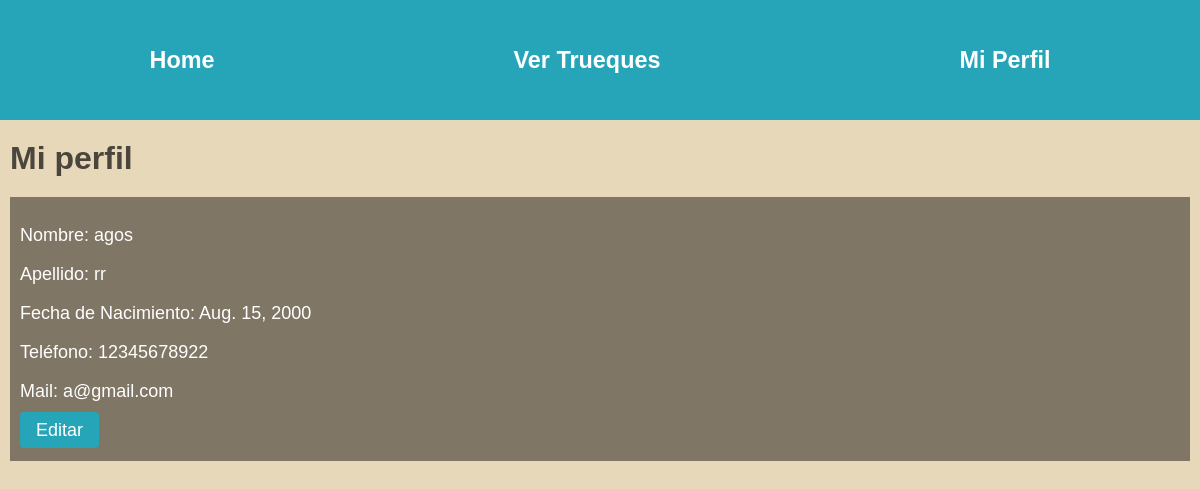
Screenshot of /empleados/perfil (signed in) with the database file from the repository.
### usuarios/models.py (models this page shows, shortened)
class Usuario(AbstractBaseUser, PermissionsMixin):
    nombre = models.CharField(max_length=50)
    apellido = models.CharField(max_length=50)
    fecha_nacimiento = models.DateField()
    telefono = models.CharField(max_length=13)
    mail = models.EmailField(max_length=50, unique=True)
    password = models.CharField(max_length=128)
    is_staff= models.BooleanField(default=False)
    is_blocked= models.BooleanField(default=False)
    USERNAME_FIELD = 'mail'
    REQUIRED_FIELDS = ['nombre', 'apellido', 'fecha_nacimiento', 'telefono']

### empleados/views.py (the view)
# urls.py: path('empleados/perfil', views.ver_perfil, name='mi perfil'),
@login_required(login_url=reverse_lazy('home'))
def ver_perfil(request):
    empleado = request.user
    return render(request, 'employees_profile.html', {'empleado': empleado})

### autenticacion/backend.py (called while the page is built)
    def get_user(self, user_id):
        UserModel = get_user_model()
        try:
            return UserModel.objects.get(pk=user_id)
        except UserModel.DoesNotExist:
            return None

### empleados/templates/employees_profile.html (shortened to what this page needs)
{% extends 'layouts/navbar_employees.html' %}
{% block content %}
    <div class="header">
        <h1>Mi perfil</h1>
    </div>
    <div class="profile-container">
        <p>Nombre: {{ empleado.nombre }}</p>
        <p>Apellido: {{ empleado.apellido }}</p>
        <p>Fecha de Nacimiento: {{ empleado.fecha_nacimiento }}</p>
        <p>Teléfono: {{ empleado.telefono }}</p>
        <p>Mail: {{ empleado.mail }}</p>
        <a href="{% url 'editar_empleado' empleado_id=empleado.id %}" class="btn-primary">Editar</a>
    </div>
{% endblock %}

### empleados/static/styles/employees_main.css (style rules this page uses)
:root { --azul1: #6785b4; --azul2: #26a5b9; --azul3: #a9cecf; --gris: #c4c4be8c; --arena: #c8baa0; }
body { background: #e8d8ba; color: rgb(255, 255, 255); font-family: arial; margin: 0; }
.header { display: flex; justify-content: space-between; align-items: center; margin-bottom: 20px; }
.header h1 { color: #4b463d; margin: 0; }
.btn-primary { background-color: #26a5b9; border-color: #26a5b9; color: #fff; padding: 8px 16px; border-radius: 4px; text-decoration: none; }
.profile-container { max-width: 1200px; margin: auto; padding: 10px; padding-bottom: 20px; background-color: #807666; font-size: 18px; }

### rows the page displays
Usuario: nombre "agos", apellido "rr", fecha_nacimiento "Aug. 15, 2000", telefono "12345678922", mail "a@gmail.com"
